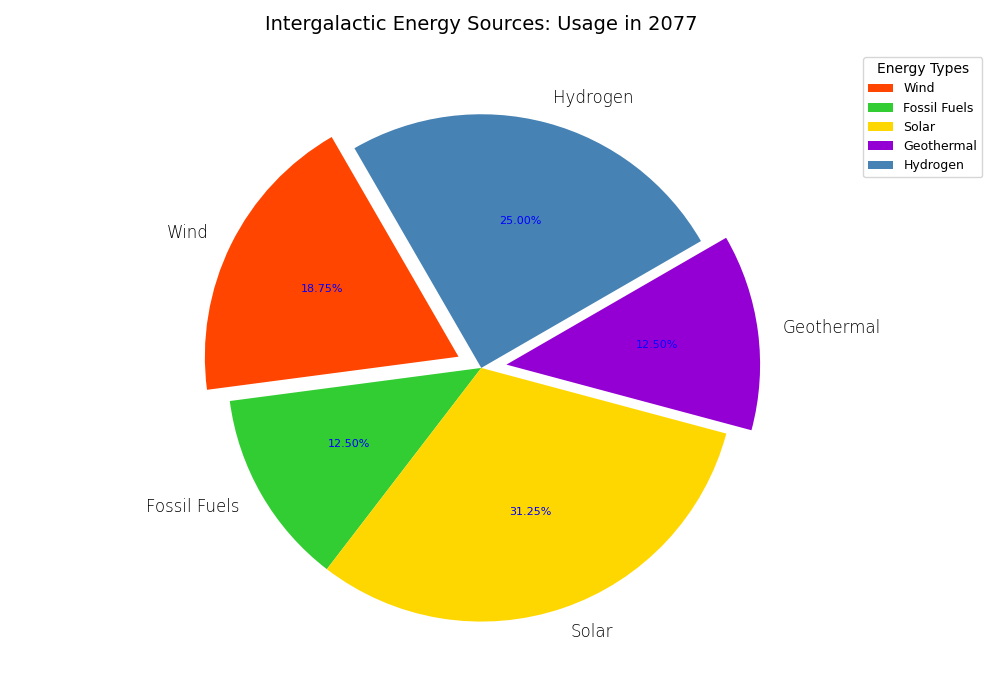

Generate this figure with Python:
import matplotlib.pyplot as plt
import numpy as np

energy_sources = ['Wind', 'Fossil Fuels', 'Solar', 'Geothermal', 'Hydrogen']
energy_usage = np.array([15, 10, 25, 10, 20])

colors = ['#FF4500', '#32CD32', '#FFD700', '#9400D3', '#4682B4']
explode = (0.1, 0, 0, 0.1, 0)

fig, ax = plt.subplots(figsize=(10, 7), subplot_kw=dict(aspect="equal"))

wedges, texts, autotexts = ax.pie(
    energy_usage,
    labels=energy_sources,
    autopct='%1.2f%%',
    startangle=120,
    colors=colors,
    explode=explode,
    shadow=False
)

plt.setp(autotexts, size=8, weight="normal", color='blue')
plt.setp(texts, size=12, weight='light')

plt.title(
    'Intergalactic Energy Sources: Usage in 2077',
    fontsize=14, weight='normal', pad=15
)

ax.legend(
    wedges, energy_sources, title="Energy Types",
    loc="upper right", bbox_to_anchor=(1.3, 1), fontsize=9
)

ax.grid(True)

plt.tight_layout()
plt.show()
